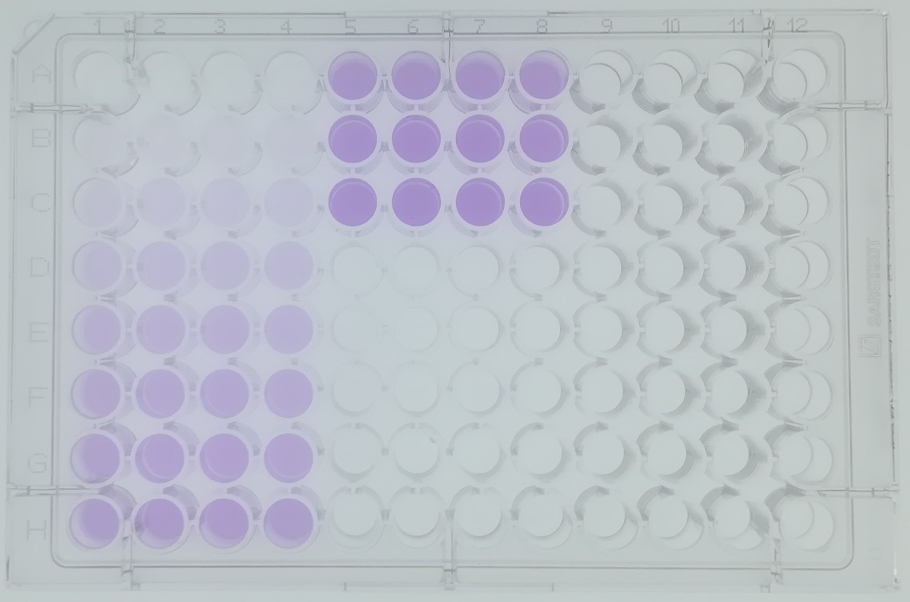
#> input picture test_data/images/Calibration Purple.jpg, 1819 x 1204 px (shown at 1/2 size)
$ python -i analizzatore_13.py   (imports and definitions only)   (older library calls are emulated)
#> lines starting #> are read from the running program, lines starting #| are printed output that depends on the picture
#> further down, picture is the input picture: shape (1204, 1819, 3); mean B, G, R 200.3, 192.3, 187.2
# -*- coding: utf-8 -*-
"""
SAM Plate Analyzer — modular entrypoint.

Desktop flow:
- Plate layout UI
- Image selection
- Alignment viewer
- Thread-safe wait window during Analyzer.run()

Analytical logic is not modified here.
"""

import threading
import json
from pathlib import Path
import traceback
import sys
import types
import tkinter as tk
from tkinter import filedialog, messagebox, ttk


# [25 lines left out: function _ensure_local_sam_plate_analyzer_package, not called in this run]


# [1 line not run here, left out]

from sam_plate_analyzer.ui_plate_config import PlateLayoutUI
from sam_plate_analyzer.analyzer import Analyzer
from sam_plate_analyzer.viewer import PlateAlignViewer4Point
from sam_plate_analyzer.config_io import load_all_config, save_all_config


# Automatic analysis downscaling. Viewer and Analyzer use the SAME resized image,
# so all geometry coordinates remain consistent.
# Set to None to analyze the original full-resolution image.
# The resized image is kept in RAM only: no extra folder, no duplicate image.
MAX_ANALYSIS_SIDE = 2000


# [19 lines left out: function _load_analysis_image, not called in this run]


def _initial_image_qc(img_bgr, nrow=8, ncol=12):
    """Fast pre-analysis QC based on image size and blur.

    This check is intentionally conservative. It does not replace well-level QC;
    it only prevents cryptic failures on images that are too small or too blurred.
    """
#> called with nrow = 8, ncol = 12
    import cv2
    import numpy as np

    if img_bgr is None:
        return {"status": "FAIL", "messages": ["image could not be opened"]}

    h, w = img_bgr.shape[:2]
#> h = 1204; w = 1819
    max_side = max(int(w), int(h))
#> max_side = 1819
    min_side = min(int(w), int(h))
#> min_side = 1204
    messages = [f"analysis image size: {w} x {h} px"]
#> messages = ['analysis image size: 1819 x 1204 px']

    # Very rough expected pixel pitch from image width. This is intentionally only a pre-check.
    approx_pitch_x = float(w) / max(1.0, float(ncol + 1))
#> approx_pitch_x = 139.9
    approx_pitch_y = float(h) / max(1.0, float(nrow + 1))
#> approx_pitch_y = 133.8
    approx_pitch = min(approx_pitch_x, approx_pitch_y)
#> approx_pitch = 133.8
    approx_floor_diam = 0.72 * approx_pitch
#> approx_floor_diam = 96.32
    approx_roi_pixels = 3.14159 * (0.5 * approx_floor_diam) ** 2
#> approx_roi_pixels = 7286.6

    gray = cv2.cvtColor(img_bgr, cv2.COLOR_BGR2GRAY)
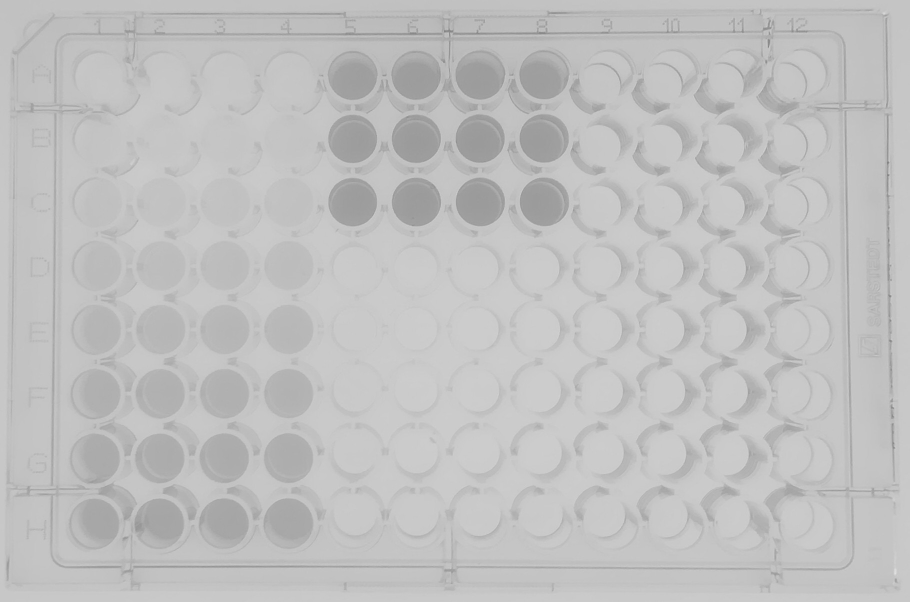
#> gray: shape (1204, 1819) (shown at 1/2 size); min 126, max 225, mean 191.7
    # Downsample for a stable and fast blur estimate on large images.
    g = gray
    if max_side > 1200:
        scale = 1200.0 / float(max_side)
#> scale = 0.66
        g = cv2.resize(gray, (max(1, int(round(w * scale))), max(1, int(round(h * scale)))), interpolation=cv2.INTER_AREA)
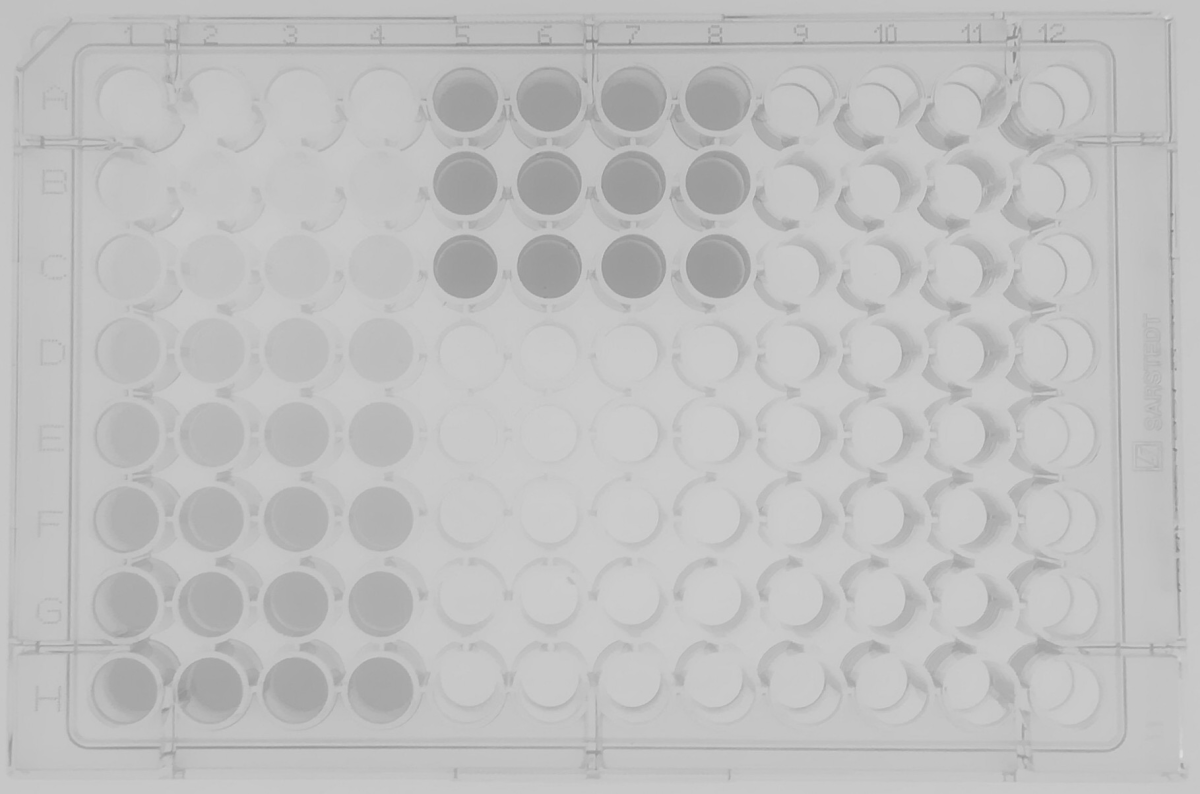
#> g: shape (794, 1200); min 129, max 225, mean 191.7
    blur_score = float(cv2.Laplacian(g, cv2.CV_64F).var())
#> blur_score = 22.08

    messages.append(f"approx well pitch: {approx_pitch:.1f} px")
    messages.append(f"approx ROI pixels/well: {approx_roi_pixels:.0f}")
    messages.append(f"blur score: {blur_score:.1f}")

    status = "OK"
    if max_side < 900 or approx_roi_pixels < 120:
        status = "FAIL"
        messages.append("resolution too low for reliable ROI statistics")
    elif max_side < 1500 or approx_roi_pixels < 300:
        status = "WARNING"
        messages.append("borderline resolution: concentration uncertainty may be larger")

    if blur_score < 18.0:
        status = "FAIL" if status == "FAIL" else "WARNING"
        messages.append("image appears blurred or low-detail")
    elif blur_score < 35.0 and status == "OK":
        status = "WARNING"
        messages.append("image sharpness is borderline")

    return {"status": status, "messages": messages}


# [35 lines left out: functions _handle_initial_image_qc, _stored_geometry_matches_image, _save_analysis_geometry_image_size, not called in this run]


def _fourcorner_sidecar_path(image_path: str) -> str:
    p = Path(image_path)
    return str(p.with_name(p.stem + "_4corner_wells.json"))


# [19 lines left out: function _apply_fourcorner_geometry_to_cfg, not called in this run]


class AnalysisWaitWindow:
    """Thread-safe wait window with lightweight RGB spring animation."""

    # [68 lines left out: functions __init__, _position_window, _force_show, not called in this run]

    @staticmethod
    def _interp_rgb(c1, c2, t):
        return tuple(int(round(a + (b - a) * t)) for a, b in zip(c1, c2))

    @staticmethod
    def _to_hex(rgb):
        return "#{:02x}{:02x}{:02x}".format(*rgb)

    def _set_circle(self, item_id, cx, cy, r, fill):
        self.canvas.coords(item_id, cx - r, cy - r, cx + r, cy + r)
        self.canvas.itemconfigure(item_id, fill=fill)

    # [220 lines left out: functions _animate, close, _show_completion_popup, _run_analyzer_with_wait, main, not called in this run]


# [2 lines not run here, left out]

>>> import cv2
>>> picture = cv2.imread('../test_data/images/Calibration Purple.jpg')
>>> result = _initial_image_qc(picture)
#> result = {'status': 'WARNING', 'messages': ['analysis image size: 1819 x 1204 px', 'approx well pitch: 133.8 px', 'approx ROI pixels/well: 7287', 'blur score: 22.1', 'image sharpness is borderline']}
